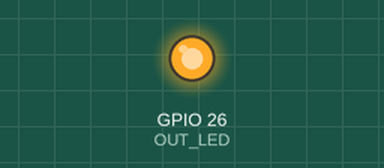
This sketch was run on a simulated ESP32. Parts: output pins drawn as LEDs (lit = HIGH).

Above: at 0.4 s.
At 6.1 s:
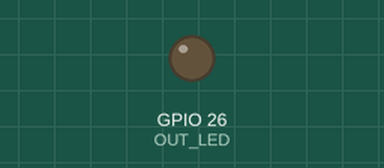
Timing chart, 0 to 9.4 s (numbered marks = the images above):
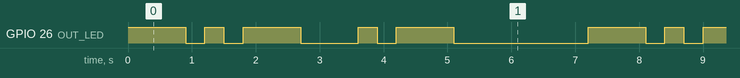

The sketch:

PS_KA.ino
```cpp
/**
 * Signal Morse code utilizing time() function
 * ESP32 board.
 * NOTE: Set upload speed in IDE to 460800
 */

// The GPIO pin for the LED
const uint8_t OUT_LED = 26;    // configure LED output to digital pin


unsigned long interval = 300; // ms
unsigned long time_start;
unsigned long time_end;


void setup() {
  // put your setup code here, to run once:
    pinMode(OUT_LED, OUTPUT);

}

void signalDit() {
  digitalWrite(OUT_LED, HIGH);
  time_end = millis() + interval;
  while(millis() < time_end) {}

  digitalWrite(OUT_LED, LOW);
}

void signalDah() {
  digitalWrite(OUT_LED, HIGH);
  time_end = millis() + interval*3;
  while(millis() < time_end) {}

  digitalWrite(OUT_LED, LOW);
}


void signalSpace() {
  digitalWrite(OUT_LED, LOW);
  time_end = millis() + interval;
  while(millis() < time_end) {}
}

void signalLetter() {
  digitalWrite(OUT_LED, LOW);
  time_end = millis() + interval*3;
  while(millis() < time_end) {}
}

void signalWord() {
  digitalWrite(OUT_LED, LOW);
  time_end = millis() + interval*7;
  while(millis() < time_end) {}
}

void loop() {
  // put your main code here, to run repeatedly:

  signalDah();
  signalSpace();
  signalDit();
  signalSpace();
  signalDah();

  signalLetter();

  signalDit();
  signalSpace();
  signalDah();
  signalWord();
}
```

Measured:
- by itself, GPIO 26 (OUT_LED): repeats every 7.2 s: LOW 0.30 s, HIGH 0.30 s, LOW 0.30 s, HIGH 0.90 s, LOW 0.90 s, HIGH 0.30 s, LOW 0.30 s, HIGH 0.90 s, LOW 2.1 s, HIGH 0.90 s
- by itself, everything shown: repeats every 7.2 s, in 10 steps
